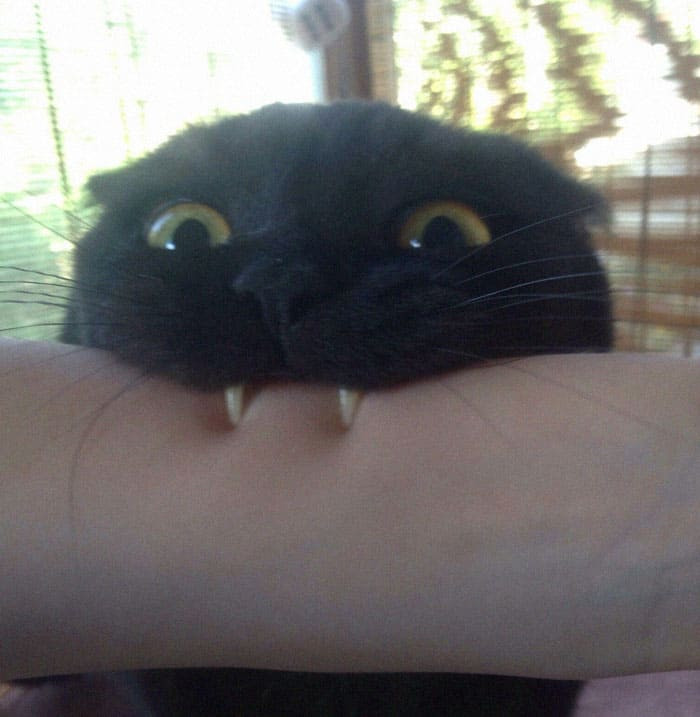
#> input picture opdracht3/katje.jpg, 700 x 717 px
$ python meme.py   (older library calls are emulated)
#> lines starting #> are read from the running program, lines starting #| are printed output that depends on the picture
from PIL import Image, ImageDraw, ImageFont

afbeelding = Image.open("katje.jpg")
#> afbeelding is the input picture: PIL image 700x717 RGB; mean R, G, B 113.1, 110.9, 109.7

lettertype = ImageFont.truetype("impact.ttf", 32)

tekengebied = ImageDraw.Draw(afbeelding)

tekst = "girls wanting attention"
tekst_x = 200
tekst_y = 50
tekengebied.multiline_text((tekst_x, tekst_y), tekst,
                           font=lettertype, fill=(0, 0, 0))
tekengebied.multiline_text((tekst_x-2, tekst_y-2),
                           tekst, font=lettertype, fill=(255, 255, 255))
tekst_breedte, tekst_hoogte = tekengebied.textsize(tekst, font=lettertype)
#> tekst_breedte = 362; tekst_hoogte = 37
print("tekstbreedte=" + str(tekst_breedte) +
      ", tekst_hoogte=" + str(tekst_hoogte))
#| tekstbreedte=362, tekst_hoogte=37

afbeelding.show()
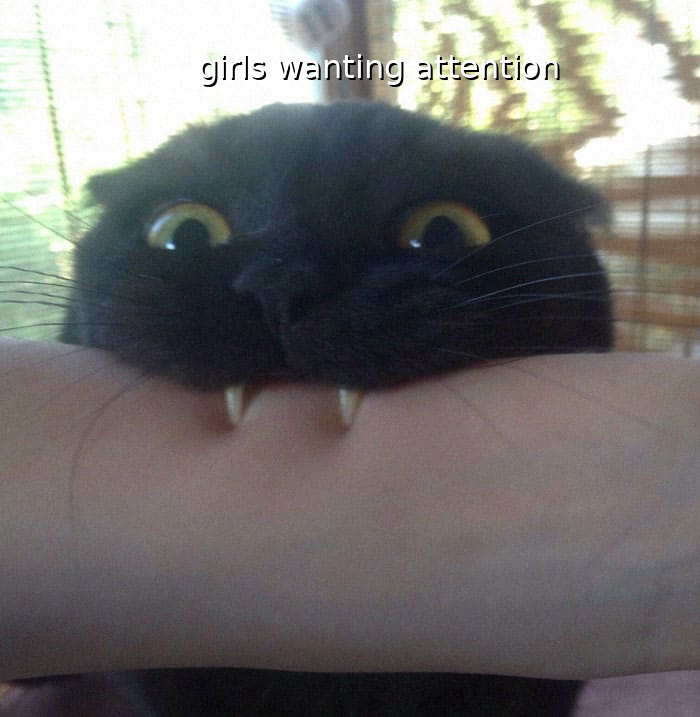
#> shown: PIL image 700x717 RGB; mean R, G, B 112.6, 110.4, 109.4

afbeelding.save("meme_met_tekst.png")
